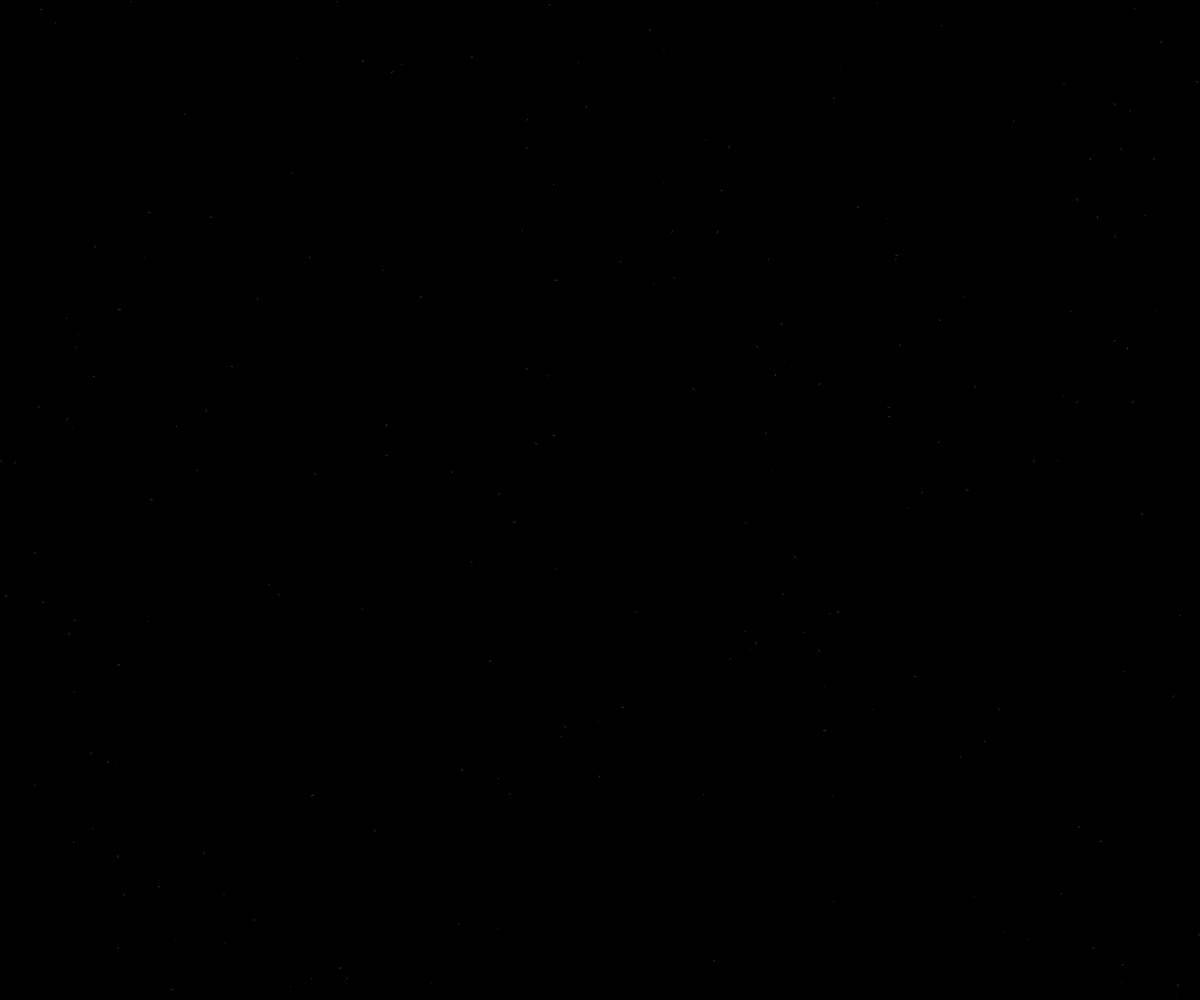
Frame 1 (no input)
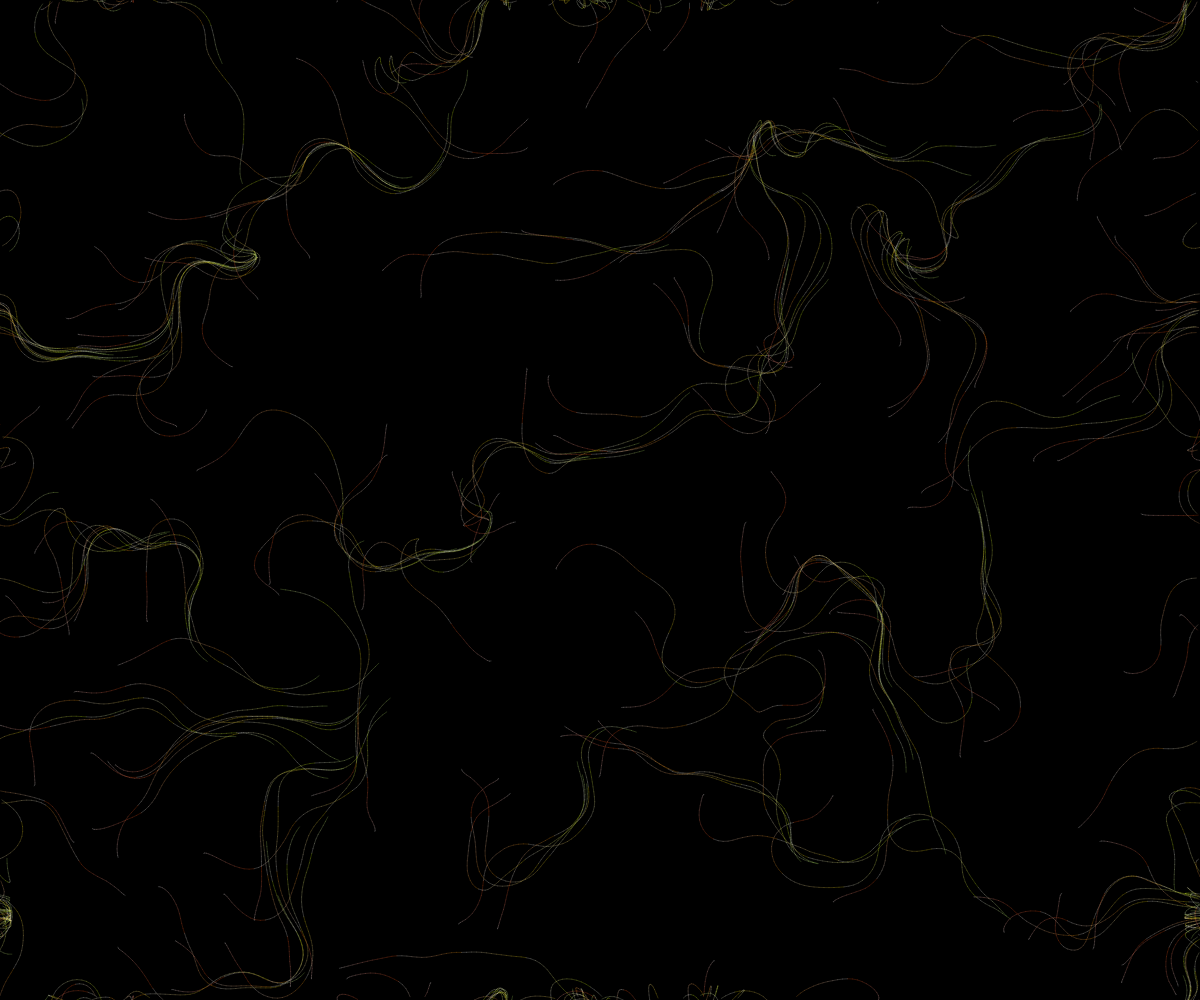
Frame 60 (no input)
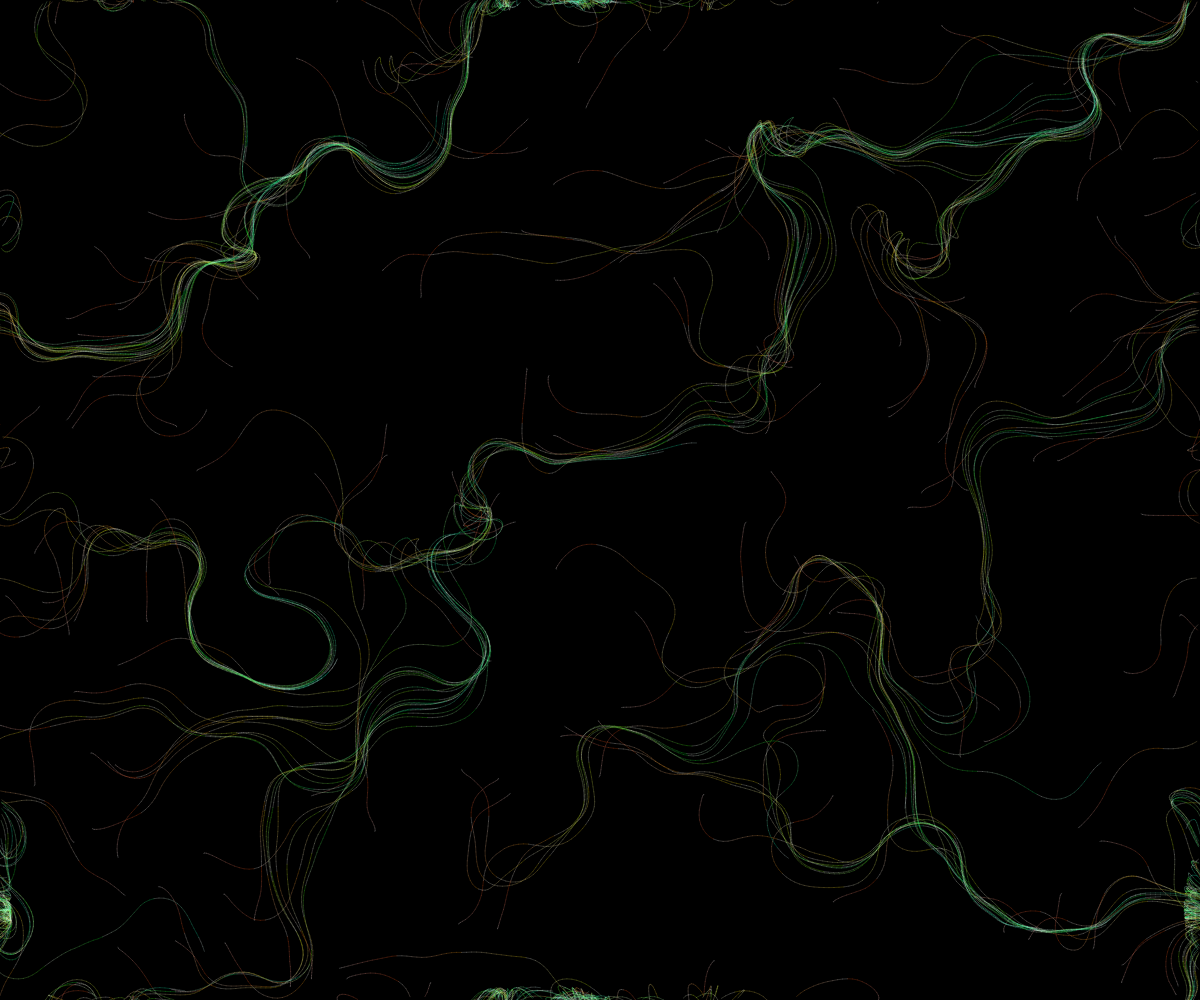
Frame 120 (the mouse pressed at the canvas centre since frame 60)

The p5.js sketch that drew these frames (run headless with seeded random() and noise() and a simulated clock; from frame 60 on, the mouse is pressed at the canvas centre):

// p5.js sketch
// ── sketch.js

var scl = 10;
var columns, rows;

var z = 0;
var inc = 0.1;

var particles = [];
var vectorField;

function setup(){
  var canvas = createCanvas(window.innerWidth, window.innerHeight);
  canvas.position(0,0);
  colorMode(HSB, 255);

  columns = floor(width / scl);
  rows = floor(height / scl);
  vectorField = new Array(columns * rows);

  for (var i = 0; i < 200; i++) {
    particles[i] = new Particle();
  }

  background(0);

}

function draw(){
  var y = 0;
  for(var i = 0; i < rows; i++){
    var x = 0;
    for(var j = 0; j < columns; j++){
      var k =  j + i * columns;
      var angle = noise(x,y,z) * TWO_PI * 2;
      var v = p5.Vector.fromAngle(angle);
      v.setMag(1);
      vectorField[k] = v;
      x += inc;
    }
    y += inc;
    z += 0.00001;
  }


  for(var i = 0; i < particles.length; i++){
    particles[i].move(vectorField);
    particles[i].update();
    particles[i].limits();
    particles[i].show();
  }

}

function mouseClicked(){
  background(0);
  delete particles;
  for (var i = 0; i < 200; i++) {
    particles[i] = new Particle();
  }
}

// ── particle.js
function Particle(){
  this.pos = createVector(random(width), random(height));
  this.vel = p5.Vector.random2D();
  this.acc = createVector(0 ,0);

  this.maxSpeed = 5;
  this.lastPos = this.pos.copy();

  this.h = 0;
  this.s = 1;

  this.move = function(vectors){
    var x = floor(this.pos.x / scl);
    var y = floor(this.pos.y / scl);
    var i = x + y * columns;
    var force = vectors[i];
    this.acc.add(force);
  }

  this.updateLastPos = function(){
    this.lastPos.x = this.pos.x;
    this.lastPos.y = this.pos.y;
  }

  this.show = function(){
    stroke(this.h, this.s, 255, 50);
    this.h++;
    this.s += 20;
    if(this.h > 255) this.h = 0;
    if(this.s > 255) this.s = 1;
    line(this.pos.x, this.pos.y, this.lastPos.x, this.lastPos.y);
    this.updateLastPos();
  }

  this.update = function(){
    this.vel.add(this.acc);
    this.vel.limit(this.maxSpeed);
    this.pos.add(this.vel);
    this.acc.mult(0);
  }

  this.limits = function(){
    if(this.pos.x > width){
      this.pos.x = 0;
      this.updateLastPos();
    }
    if(this.pos.x < 0){
      this.pos.x = width;
      this.updateLastPos();
    }
    if(this.pos.y > height){
      this.pos.y = 0;
      this.updateLastPos();
    }
    if(this.pos.y < 0){
      this.pos.y = height;
      this.updateLastPos();
    }
  }
}
